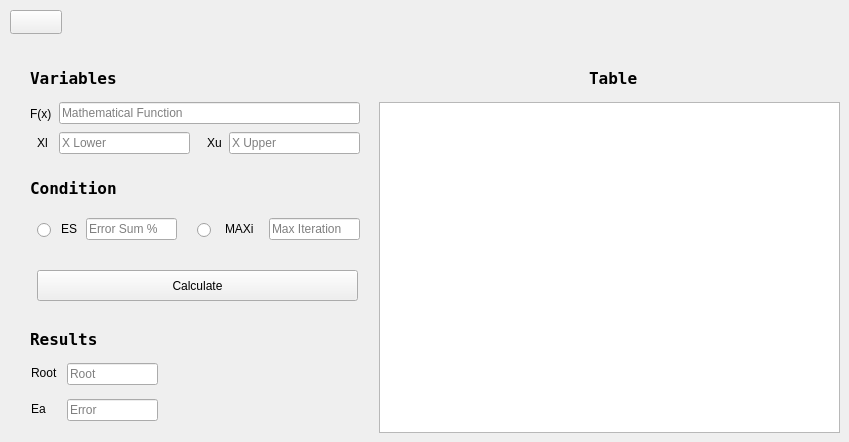
   <widget class="QWidget" name="falseposition_tab">
    <attribute name="title">
     <string>false</string>
    </attribute>
    <widget class="QPushButton" name="back_3">
     <property name="geometry">
      <rect>
       <x>10</x>
       <y>10</y>
       <width>52</width>
       <height>24</height>
      </rect>
     </property>
     <property name="text">
      <string/>
     </property>
     <property name="icon">
      <iconset>
       <normaloff>arrow.png</normaloff>arrow.png</iconset>
     </property>
    </widget>
    <widget class="QLabel" name="Table_text_false_position">
     <property name="geometry">
      <rect>
       <x>589</x>
       <y>70</y>
       <width>71</width>
       <height>16</height>
      </rect>
     </property>
     <property name="font">
      <font>
       <family>Terminal</family>
       <pointsize>12</pointsize>
       <bold>true</bold>
      </font>
     </property>
     <property name="text">
      <string>Table</string>
     </property>
    </widget>
    <widget class="QLineEdit" name="maxi_input_false_position">
     <property name="geometry">
      <rect>
       <x>269</x>
       <y>218</y>
       <width>91</width>
       <height>22</height>
      </rect>
     </property>
     <property name="placeholderText">
      <string>Max Iteration</string>
     </property>
    </widget>
    <widget class="QLabel" name="Variables_text_false_position">
     <property name="geometry">
      <rect>
       <x>30</x>
       <y>70</y>
       <width>131</width>
       <height>16</height>
      </rect>
     </property>
     <property name="font">
      <font>
       <family>Terminal</family>
       <pointsize>12</pointsize>
       <bold>true</bold>
      </font>
     </property>
     <property name="text">
      <string>Variables</string>
     </property>
    </widget>
    <widget class="QPushButton" name="false_position_calc_btn">
     <property name="geometry">
      <rect>
       <x>37</x>
       <y>270</y>
       <width>321</width>
       <height>31</height>
      </rect>
     </property>
     <property name="text">
      <string>Calculate</string>
     </property>
    </widget>
    <widget class="QRadioButton" name="es_radio_btn_false_position">
     <property name="geometry">
      <rect>
       <x>37</x>
       <y>220</y>
       <width>21</width>
       <height>20</height>
      </rect>
     </property>
     <property name="text">
      <string/>
     </property>
    </widget>
    <widget class="QLineEdit" name="xl_input_false_position">
     <property name="geometry">
      <rect>
       <x>59</x>
       <y>132</y>
       <width>131</width>
       <height>22</height>
      </rect>
     </property>
     <property name="placeholderText">
      <string>X Lower</string>
     </property>
    </widget>
    <widget class="QLineEdit" name="es_input_false_position">
     <property name="geometry">
      <rect>
       <x>86</x>
       <y>218</y>
       <width>91</width>
       <height>22</height>
      </rect>
     </property>
     <property name="placeholderText">
      <string>Error Sum %</string>
     </property>
    </widget>
    <widget class="QLineEdit" name="root_result_false_position">
     <property name="geometry">
      <rect>
       <x>67</x>
       <y>363</y>
       <width>91</width>
       <height>22</height>
      </rect>
     </property>
     <property name="placeholderText">
      <string>Root</string>
     </property>
    </widget>
    <widget class="QLineEdit" name="error_result_false_position">
     <property name="geometry">
      <rect>
       <x>67</x>
       <y>399</y>
       <width>91</width>
       <height>22</height>
      </rect>
     </property>
     <property name="placeholderText">
      <string>Error</string>
     </property>
    </widget>
    <widget class="QRadioButton" name="maxi_radio_btn_false_position">
     <property name="geometry">
      <rect>
       <x>197</x>
       <y>220</y>
       <width>21</width>
       <height>20</height>
      </rect>
     </property>
     <property name="text">
      <string/>
     </property>
    </widget>
    <widget class="QLabel" name="Ea_text_false_position">
     <property name="geometry">
      <rect>
       <x>31</x>
       <y>399</y>
       <width>31</width>
       <height>20</height>
      </rect>
     </property>
     <property name="text">
      <string>Ea</string>
     </property>
    </widget>
    <widget class="QTableWidget" name="table_false_position">
     <property name="geometry">
      <rect>
       <x>379</x>
       <y>102</y>
       <width>461</width>
       <height>331</height>
      </rect>
     </property>
     <attribute name="horizontalHeaderStretchLastSection">
      <bool>true</bool>
     </attribute>
    </widget>
    <widget class="QLineEdit" name="fx_input_false_position">
     <property name="geometry">
      <rect>
       <x>59</x>
       <y>102</y>
       <width>301</width>
       <height>22</height>
      </rect>
     </property>
     <property name="placeholderText">
      <string>Mathematical Function</string>
     </property>
    </widget>
    <widget class="QLabel" name="Xu_text_false_position">
     <property name="geometry">
      <rect>
       <x>207</x>
       <y>135</y>
       <width>21</width>
       <height>16</height>
      </rect>
     </property>
     <property name="text">
      <string>Xu</string>
     </property>
    </widget>
    <widget class="QLineEdit" name="xu_input_false_position">
     <property name="geometry">
      <rect>
       <x>229</x>
       <y>132</y>
       <width>131</width>
       <height>22</height>
      </rect>
     </property>
     <property name="placeholderText">
      <string>X Upper</string>
     </property>
    </widget>
    <widget class="QLabel" name="fx_text_false_position">
     <property name="geometry">
      <rect>
       <x>30</x>
       <y>106</y>
       <width>21</width>
       <height>16</height>
      </rect>
     </property>
     <property name="text">
      <string>F(x)</string>
     </property>
    </widget>
    <widget class="QLabel" name="Condition_text_false_position">
     <property name="geometry">
      <rect>
       <x>30</x>
       <y>180</y>
       <width>131</width>
       <height>16</height>
      </rect>
     </property>
     <property name="font">
      <font>
       <family>Terminal</family>
       <pointsize>12</pointsize>
       <bold>true</bold>
      </font>
     </property>
     <property name="text">
      <string>Condition</string>
     </property>
    </widget>
    <widget class="QLabel" name="ES_text_false_position">
     <property name="geometry">
      <rect>
       <x>61</x>
       <y>221</y>
       <width>16</width>
       <height>16</height>
      </rect>
     </property>
     <property name="text">
      <string>ES</string>
     </property>
    </widget>
    <widget class="QLabel" name="Results_text_false_position">
     <property name="geometry">
      <rect>
       <x>30</x>
       <y>331</y>
       <width>131</width>
       <height>16</height>
      </rect>
     </property>
     <property name="font">
      <font>
       <family>Terminal</family>
       <pointsize>12</pointsize>
       <bold>true</bold>
      </font>
     </property>
     <property name="text">
      <string>Results</string>
     </property>
    </widget>
    <widget class="QLabel" name="Root_text_false_position">
     <property name="geometry">
      <rect>
       <x>31</x>
       <y>363</y>
       <width>31</width>
       <height>20</height>
      </rect>
     </property>
     <property name="text">
      <string>Root</string>
     </property>
    </widget>
    <widget class="QLabel" name="Xl_text_false_position">
     <property name="geometry">
      <rect>
       <x>37</x>
       <y>135</y>
       <width>21</width>
       <height>16</height>
      </rect>
     </property>
     <property name="text">
      <string>Xl</string>
     </property>
    </widget>
    <widget class="QLabel" name="MAXi_text_false_position">
     <property name="geometry">
      <rect>
       <x>225</x>
       <y>221</y>
       <width>41</width>
       <height>16</height>
      </rect>
     </property>
     <property name="text">
      <string>MAXi</string>
     </property>
    </widget>
   </widget>
